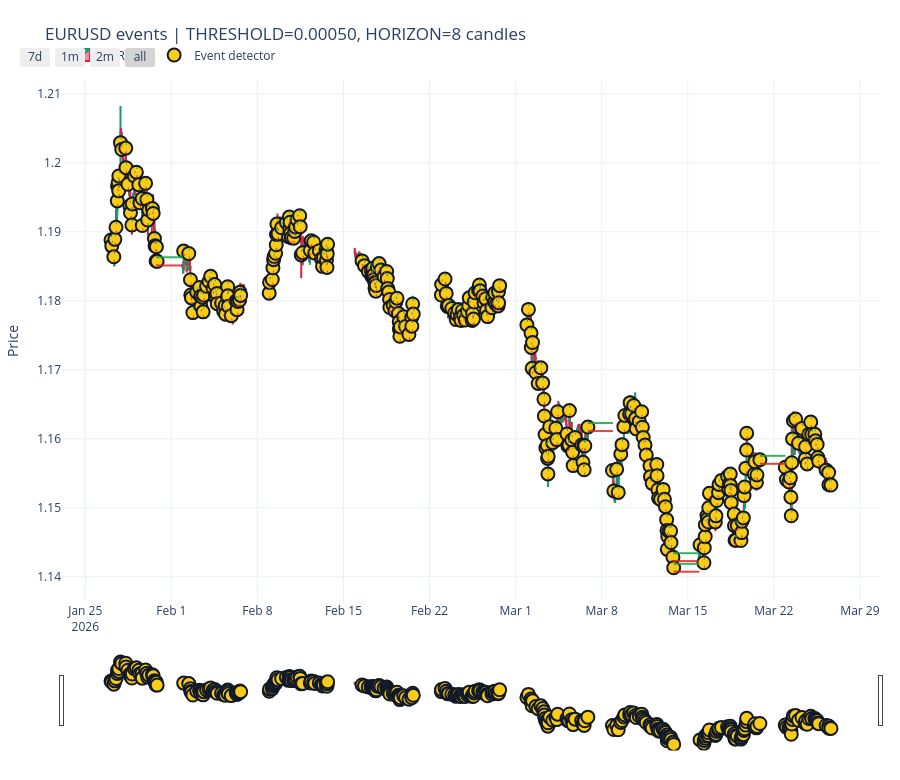

Write notebook code for a chart like this one.
### Markdown cell above
## График

Точки — найденные events. Зеленая полоска сверху и красная снизу показывают расстояние `THRESHOLD` на следующие `HORIZON` свечей.

### Code cell
def candle_at_offset(index: pd.Index, timestamp: pd.Timestamp, offset: int) -> pd.Timestamp:
    pos = index.get_indexer([timestamp], method="nearest")[0]
    target_pos = min(pos + offset, len(index) - 1)
    return index[target_pos]


def add_event_levels(fig: go.Figure, source_df: pd.DataFrame, event_df: pd.DataFrame) -> None:
    for event_time, row in event_df.iterrows():
        close = float(row["close"])
        x0 = event_time
        x1 = candle_at_offset(source_df.index, event_time, HORIZON)
        upper = close * (1 + THRESHOLD)
        lower = close * (1 - THRESHOLD)

        fig.add_shape(
            type="line",
            x0=x0,
            x1=x1,
            y0=upper,
            y1=upper,
            line=dict(color="#16a34a", width=2),
            opacity=0.85,
        )
        fig.add_shape(
            type="line",
            x0=x0,
            x1=x1,
            y0=lower,
            y1=lower,
            line=dict(color="#dc2626", width=2),
            opacity=0.85,
        )


fig = go.Figure()

fig.add_trace(
    go.Candlestick(
        x=view_df.index,
        open=view_df["open"],
        high=view_df["high"],
        low=view_df["low"],
        close=view_df["close"],
        name="EURUSD",
        increasing_line_color="#0f9f6e",
        decreasing_line_color="#e11d48",
    )
)

fig.add_trace(
    go.Scatter(
        x=events.index,
        y=events["close"],
        mode="markers",
        name="Event detector",
        marker=dict(
            size=13,
            color="#facc15",
            line=dict(color="#111827", width=2),
            symbol="circle",
        ),
        customdata=np.stack(
            [events["event_cusum_direction"].fillna(0).to_numpy(), events["close"].to_numpy()],
            axis=-1,
        ) if not events.empty else None,
        hovertemplate="Event<br>%{x}<br>close=%{customdata[1]:.5f}<br>direction=%{customdata[0]}<extra></extra>",
    )
)

add_event_levels(fig, view_df, events)

fig.update_layout(
    title=f"EURUSD events | THRESHOLD={THRESHOLD:.5f}, HORIZON={HORIZON} candles",
    height=780,
    template="plotly_white",
    hovermode="x unified",
    legend=dict(orientation="h", yanchor="bottom", y=1.02, xanchor="left", x=0),
    margin=dict(l=20, r=20, t=80, b=30),
    xaxis=dict(
        rangeslider=dict(visible=True),
        rangeselector=dict(
            buttons=list([
                dict(count=7, label="7d", step="day", stepmode="backward"),
                dict(count=1, label="1m", step="month", stepmode="backward"),
                dict(count=2, label="2m", step="month", stepmode="backward"),
                dict(step="all", label="all"),
            ])
        ),
    ),
    yaxis=dict(title="Price", fixedrange=False),
)

fig.show()
